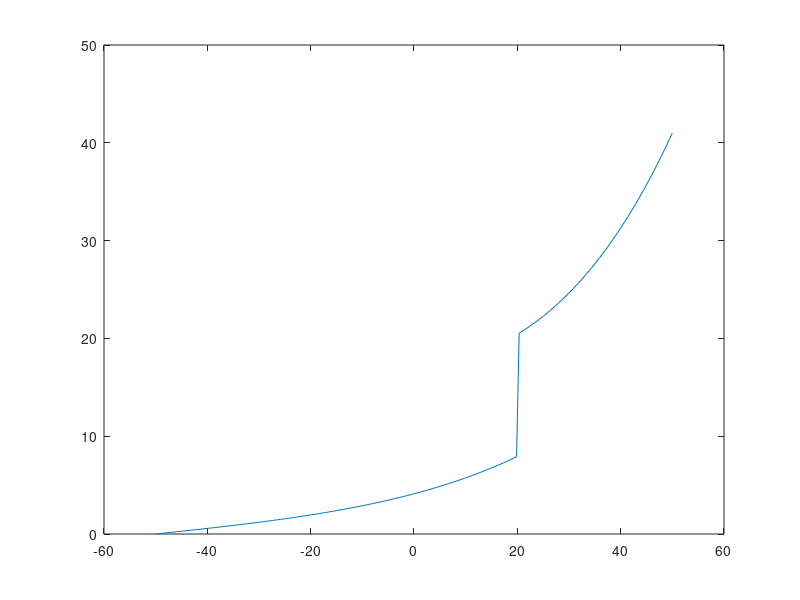

Write the MATLAB code that produced this figure.
close all
clear all
clc

b = 0.95;
m = 0.1;
x0 = 20;
x1 = -50;
x2 = 50;

x = linspace(x1,x2,200);

ap = sqrt((1+b)/(1-b))+1;
am = sqrt((1+b)/(1-b))-1;

msq = m*sqrt(1-b*b);
chm = cosh(msq*(x1-x2));

mn = am*exp(-(x2-x0)*msq)+ap*exp((x2-x0)*msq);

f_1 = mn/chm*sinh(msq*(x-x1));

f_01 = exp(msq*(x-x0))*ap.*(x>=x0);
f_02 = exp(-msq*(x-x0))*am.*(x>=x0);

f = f_1+f_01+f_02;

% plot(x,f_1)
% figure
plot(x,f);